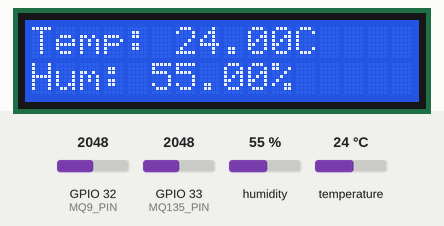
This sketch was run on a simulated ESP32. On the bench: 16×2 character LCD. Inputs (shaded band) come from the test bench; at power-on: GPIO 32 (MQ9_PIN) = 2048, GPIO 33 (MQ135_PIN) = 2048, humidity 55 %, temperature 24 °C. WiFi joins after 1.5 s; servers stay silent unless stated; network time is answered at once with the bench clock; the local clock reads 2024-03-15 10:24:30 at power-on unless the sketch sets it; what the sketch prints to the serial monitor is not drawn.

Above: at 2.6 s.
At 34.6 s:
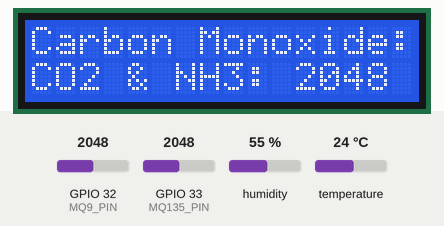

Measured:
- what the display in image 0 shows lasts 2.0 s, from 2.6 s to 4.6 s

The sketch:

environmental.ino
```cpp
// Blynk credentials
#define BLYNK_TEMPLATE_ID "TMPL6QLUJTlv6"
#define BLYNK_TEMPLATE_NAME "Air Quality Monitor"
#define BLYNK_AUTH_TOKEN "Tml5McEmZCi-SYYLAmVfFo7k07ullbJB"

// Set password to "" for open networks.
char ssid[] = "HONOR";
char pass[] = "12345678";

#include <Arduino.h>
#include <WiFi.h>  // ESP32 Wi-Fi library
#include <Firebase_ESP_Client.h>
#include <NTPClient.h>
#include <WiFiUdp.h>
#include "addons/TokenHelper.h"
#include "addons/RTDBHelper.h"
#include <DHT.h>
#include <LiquidCrystal_I2C.h>
#include <BlynkSimpleEsp32.h>

// Your network credentials
#define WIFI_SSID "HONOR"
#define WIFI_PASSWORD "12345678"

// Firebase project API Key and URL
#define API_KEY "************************"
#define DATABASE_URL "************************************"

// Pin assignments
#define DHTPIN 4      // DHT sensor pin
#define DHTTYPE DHT11
#define MQ9_PIN 32    // MQ9 sensor pin
#define MQ135_PIN 33  // MQ135 sensor pin

// Firebase and sensor objects
DHT dht(DHTPIN, DHTTYPE);
FirebaseData fbdo;
FirebaseAuth auth_firebase;
FirebaseConfig config;

// I2C LCD address
LiquidCrystal_I2C lcd(0x27, 16, 2);  // LCD I2C address

// NTP settings
WiFiUDP ntpudp;
NTPClient ntp(ntpudp, "pool.ntp.org", 19800);  // Timezone offset for India (UTC+5:30)

// Blynk and timer objects
BlynkTimer timer;
unsigned long sendDataPrevMillis = 0;
bool signupOK = false;

void myTimerEvent() {
  // Send data every second to Blynk Virtual Pin V2
  Blynk.virtualWrite(V2, millis() / 1000);
}

void setup() {
  // Initialize Serial, Blynk, and Wi-Fi
  Serial.begin(115200);
  Blynk.begin(BLYNK_AUTH_TOKEN, WIFI_SSID, WIFI_PASSWORD);

  WiFi.begin(WIFI_SSID, WIFI_PASSWORD);
  Serial.print("Connecting to Wi-Fi");
  while (WiFi.status() != WL_CONNECTED) {
    Serial.print(".");
    delay(300);
  }
  Serial.println();
  Serial.print("Connected with IP: ");
  Serial.println(WiFi.localIP());

  // Initialize Firebase
  config.api_key = API_KEY;
  config.database_url = DATABASE_URL;

  if (Firebase.signUp(&config, &auth_firebase, "", "")) {
    Serial.println("Firebase sign-up successful");
    signupOK = true;
  } else {
    Serial.printf("%s\n", config.signer.signupError.message.c_str());
  }

  config.token_status_callback = tokenStatusCallback;
  Firebase.begin(&config, &auth_firebase);
  Firebase.reconnectWiFi(true);

  dht.begin();
  ntp.begin();

  lcd.begin(16, 2);  // Initialize LCD
  lcd.backlight();   // Turn on LCD backlight

  // Setup Blynk timer to send uptime data to Blynk every second
  timer.setInterval(1000L, myTimerEvent);
}

void loop() {
  Blynk.run();  // Run Blynk
  timer.run();  // Run Blynk timer

  if (Firebase.ready() && signupOK && (millis() - sendDataPrevMillis > 30000 || sendDataPrevMillis == 0)) {
    ntp.update();
    sendDataPrevMillis = millis();

    // Get time for Firebase path
    String time = ntp.getFormattedTime();
    time.replace(":", "_");

    // Read sensor values
    float temp = dht.readTemperature();
    float hum = dht.readHumidity();
    int mq9Value = analogRead(MQ9_PIN);
    int mq135Value = analogRead(MQ135_PIN);

    if (isnan(temp) || isnan(hum)) {
      Serial.println("Failed to read from DHT sensor!");
      return;
    }

    String path = "TemperatureHumidity/data_" + time;

    // Send data to Firebase
    Firebase.RTDB.setFloat(&fbdo, path + "/temperature", temp);
    Firebase.RTDB.setFloat(&fbdo, path + "/humidity", hum);
    Firebase.RTDB.setInt(&fbdo, path + "/mq9_gas", mq9Value);
    Firebase.RTDB.setInt(&fbdo, path + "/mq135_gas", mq135Value);

    // Display on LCD
    lcd.clear();
    lcd.setCursor(0, 0);
    lcd.print("Temp: ");
    lcd.print(temp);
    lcd.print("C");
    lcd.setCursor(0, 1);
    lcd.print("Hum: ");
    lcd.print(hum);
    lcd.print("%");
    delay(2000);

    lcd.clear();
    lcd.setCursor(0, 0);
    lcd.print("Carbon Monoxide: ");
    lcd.print(mq9Value);
    lcd.setCursor(0, 1);
    lcd.print("CO2 & NH3: ");
    lcd.print(mq135Value);
    delay(2000);

    // Send data to Blynk app
    Blynk.virtualWrite(V0, temp);       // Send temperature to Blynk
    Blynk.virtualWrite(V1, hum);        // Send humidity to Blynk
    Blynk.virtualWrite(V2, mq9Value);   // Send MQ9 gas value to Blynk
    Blynk.virtualWrite(V3, mq135Value); // Send MQ135 gas value to Blynk
  }
}
```
